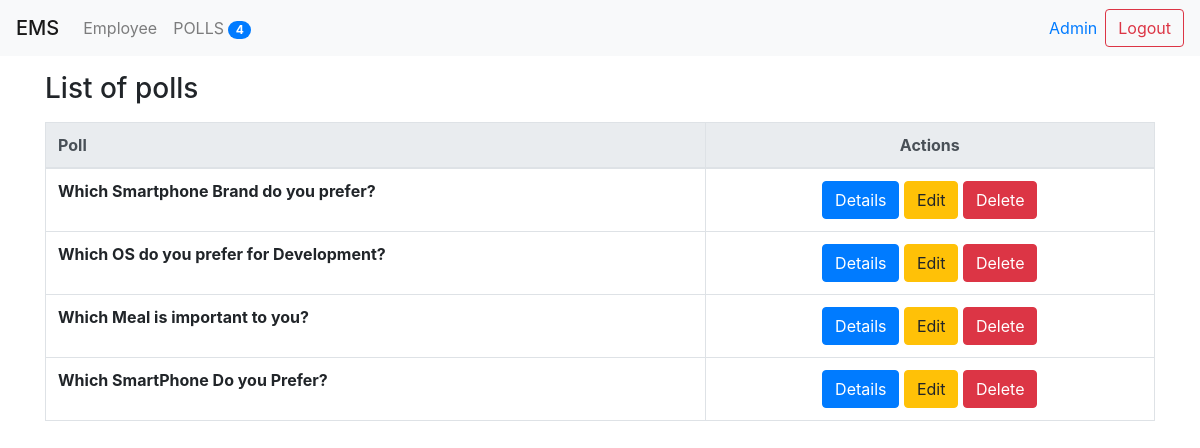
The app's page /polls/list/ (signed in) with its own data.
### poll/models.py (models this page shows, shortened)
class Question(models.Model):
    title = models.TextField(null = True, blank=True)
    status = models.CharField(default = "inactive", max_length = 10)
    start_date = models.DateTimeField(null = True, blank = True)
    end_date = models.DateTimeField(null = True, blank = True)
    created_by = models.ForeignKey(User, null = True, blank = True, on_delete = models.CASCADE)
    created_at = models.DateTimeField(auto_now_add = True)
    updated_at = models.DateTimeField(auto_now = True)

### poll/views.py (the view)
# urls.py: path('list/', index, name = 'polls_list'),
@login_required(login_url="/login/")
def index(request):
    questions = Question.objects.all()
    context = {}
    context['title'] = 'polls'
    context['questions'] = questions
    return render(request, 'polls/index.html', context)

### poll/context_processors.py (called while the page is built)
def polls_count(request):
    count = Question.objects.count()
    return {'polls_count': count}

### poll/templatetags/poll_extras.py (called while the page is built)
def upper(value):
    return value.upper()

### ems/templates/polls/index.html (shortened to what this page needs)
{% extends 'base.html' %}
{% block content %}
    <p>
        <h3>List of {{title}}</h3>
    </p>
    <div class="table-responsive-sm">
        {% if questions %}
            <table class="table table-bordered">
                <thead class="thead-light">
                    <tr>
                        <th>Poll</th>
                        <th class="text-center">Actions</th>
                    </tr>
                </thead>
                <tbody>
                {% for question in questions %}
                    <tr>
                        <th scope="row">
                            {{question.title}}
                        <td class="text-center">
                            <a class="btn btn-primary" href="{%  url 'poll_details' question.id %}">Details</a>
                            <a class="btn btn-warning" href="{%  url 'poll_edit' question.id %}">Edit</a>
                            <a class="btn btn-danger" href="{%  url 'poll_delete' question.id %}">Delete</a>
                        </td>
                    </tr>
                {% endfor %}
                </tbody>
                </table>
        {% else %}
            <p>There is no question available.</p>
        {% endif %}
    </div>
{% endblock content %}

### ems/templates/header.html (shortened to what this page needs)
{% load poll_extras %}
<div class="navbar navbar-expand-lg navbar-light bg-light">
    <span class="navbar-brand mb-0 h1">EMS</span>
    <div class="collapse navbar-collapse" id="navbarNav">
        <ul class="navbar-nav">
            <li class="nav-item">
                <a class="nav-link" href="{% url 'employee_list' %}">
                    {{"employee" | capfirst}}
                </a>
            </li>
            <li class="nav-item">
                <a class="nav-link" href="{% url 'polls_list' %}">
                    {{"Polls" | upper}}
                    <span class="badge badge-primary badge-pill ">{{ polls_count }}</span>
                </a>
            </li>
        </ul>
    </div>
    <form class="form-inline my-2 my-lg-0" method="POST" action="{% url 'user_logout' %}">
        <a href="{% url 'my_profile' %}">
            <span class="mr-sm-2">{{request.user.first_name}}</span>
        </a>
        <input type="submit" class="btn btn-outline-danger my-2 my-sm-0" value="Logout">
    </form>
</div>

### records on screen
Question: title "Which Smartphone Brand do you prefer?"
Question: title "Which OS do you prefer for Development?"
Question: title "Which Meal is important to you?"
Question: title "Which SmartPhone Do you Prefer?"

### other values on screen
{{ "employee" | capfirst }} "Employee"
{{ "Polls" | upper }} "POLLS"
{{ polls_count }} "4"
{{ request.user.first_name }} "Admin"
{{ title }} "polls"
